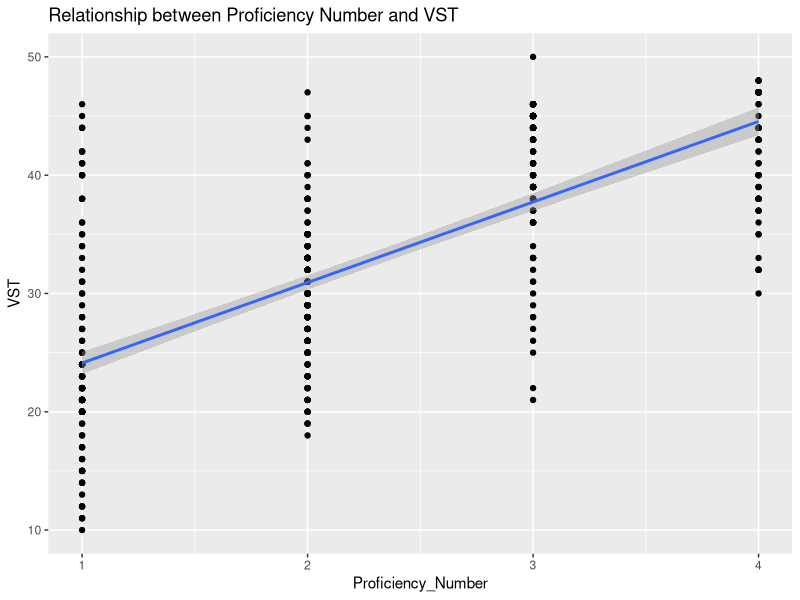
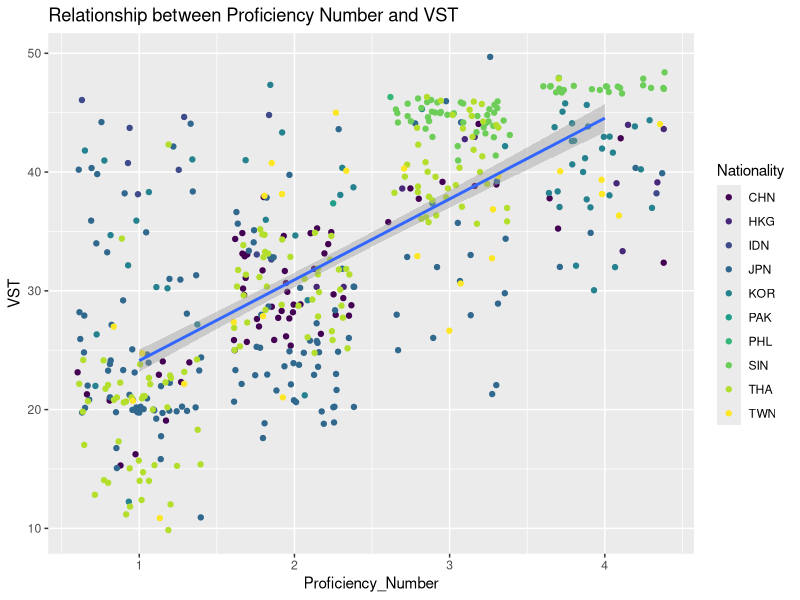
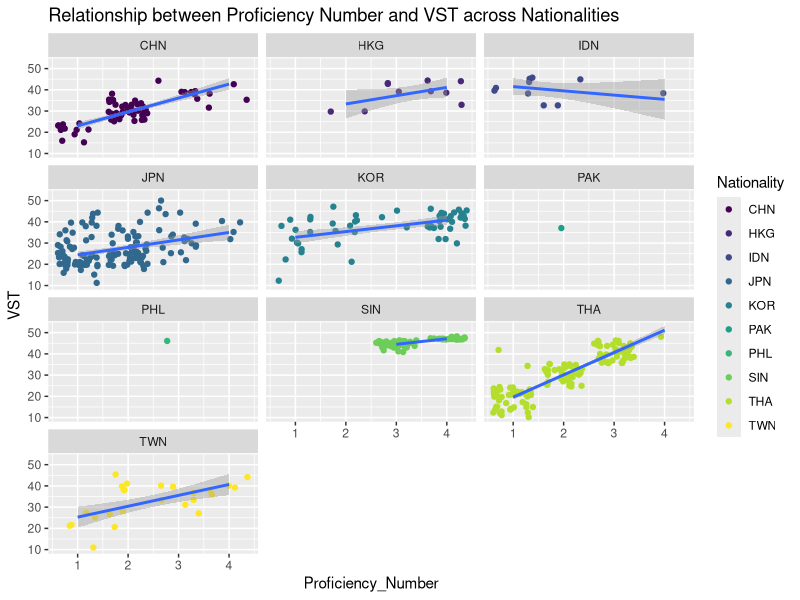
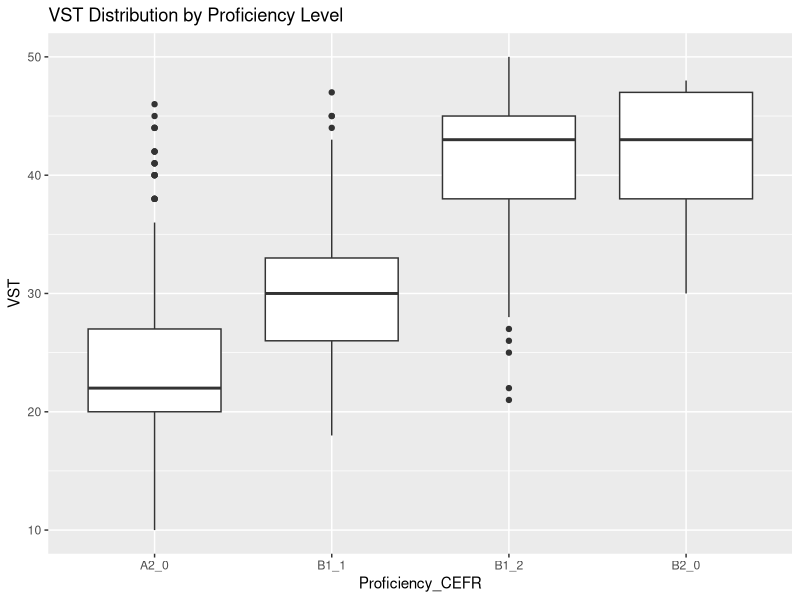
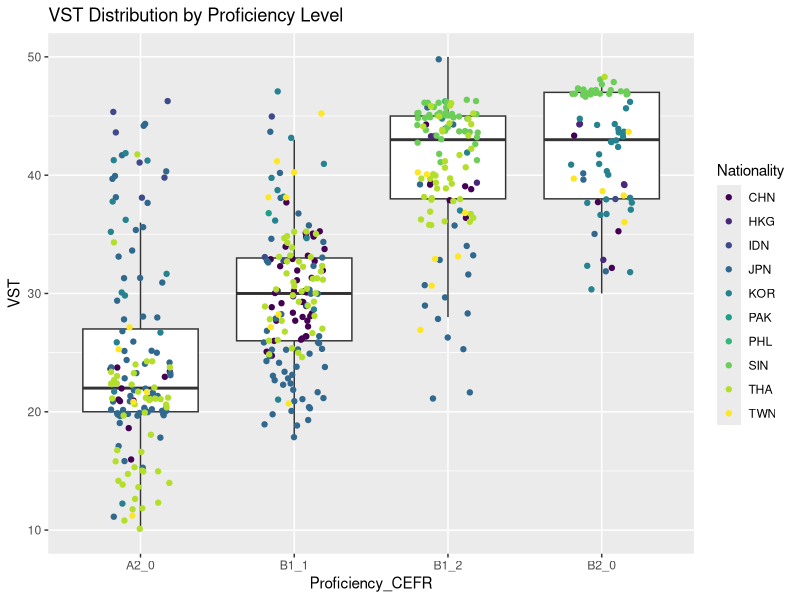
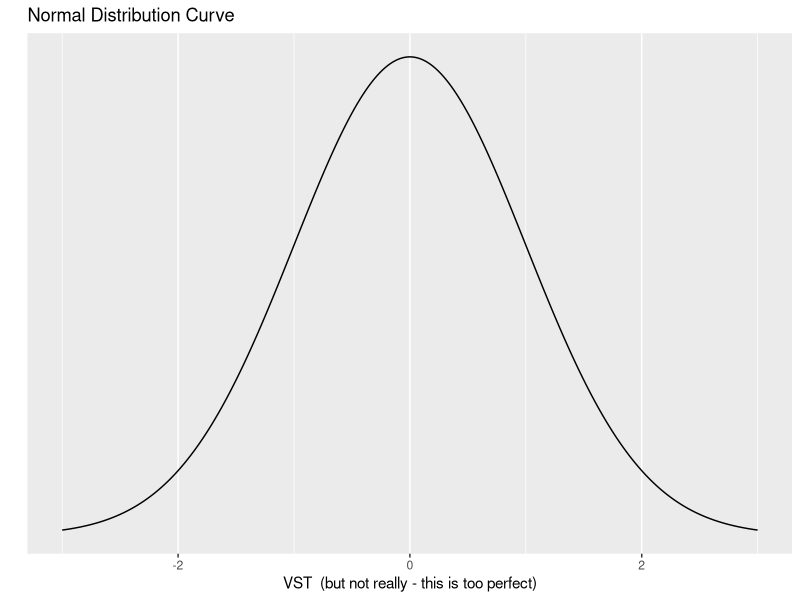
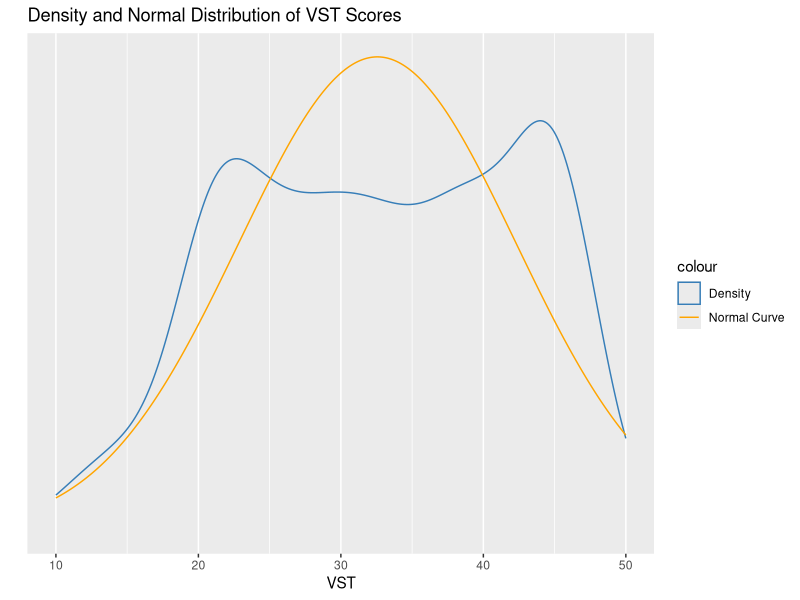
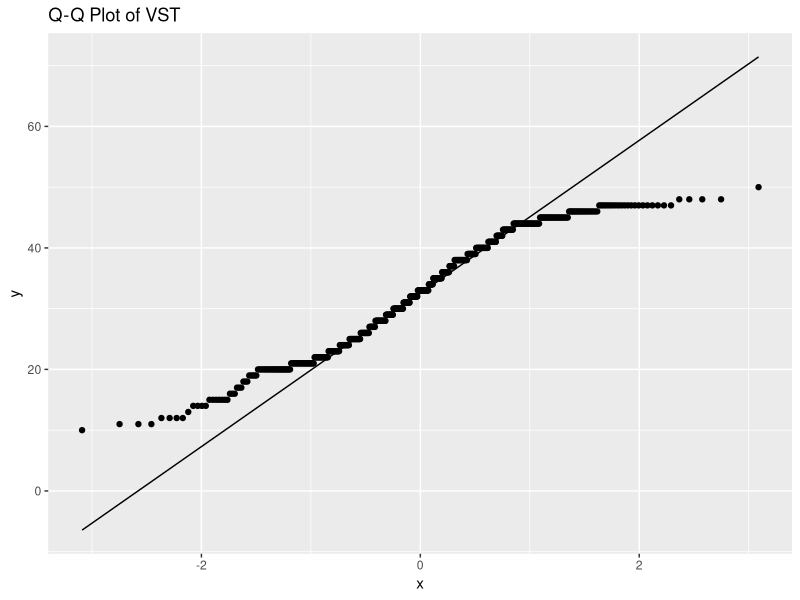

Here is the R script that generated these plots, in order:
## ---- chunk 1
knitr::opts_chunk$set(echo = TRUE)
## ---- chunk 2
fundata <- read.csv("data/ICNALE_500_simple.csv", header = TRUE) #this presumes that the .csv file is in a subfolder entitled "data"
summary(fundata)
## ---- chunk 3
library(ggplot2)
library(viridis) #color-friendly palettes
## ---- chunk 4
g1 <- ggplot(data = fundata) +
  geom_point(mapping = aes(x = Proficiency_Number, y = VST)) +
  geom_smooth(mapping = aes(x = Proficiency_Number, y = VST), method = lm) +
  scale_color_viridis(discrete = TRUE) +
  labs(
    x = "Proficiency_Number",
    y = "VST",
    title = "Relationship between Proficiency Number and VST")

#print(g1)
## ---- chunk 5
ggsave("plot1.png", plot = g1, width = 8, height = 6) # this is for the plot's alt text is correctly displayed in the HTML

cat('<img src="plot1.png" alt="Scatterplot with black dots showing individual scores by proficiency levels and VST scores. A blue line rises from the bottom left to the top right.">')
## ---- chunk 6
g2<- ggplot(data = fundata) + #this line indicates my dataset
  geom_jitter(mapping = aes(x = Proficiency_Number, y = VST, color = Nationality)) + #this line sets the x and y axis
  geom_smooth(mapping = aes(x = Proficiency_Number, y = VST), method = lm) +
  scale_color_viridis(discrete = TRUE) +
  labs(
    x = "Proficiency_Number",
    y = "VST",
    title = "Relationship between Proficiency Number and VST")

#print(g2)
## ---- chunk 7
ggsave("plot2.png", plot = g2, width = 8, height = 6) # for the alt text

cat('<img src="plot2.png" alt="Scatterplot with colored dots showing individual scores from various nationalities, across proficiency levels and VST scores. A blue line rises from the bottom left to the top right.">')
## ---- chunk 8
g3 <- ggplot(data = fundata) + #this line indicates my dataset
  geom_jitter(mapping = aes(x = Proficiency_Number, y = VST, color = Nationality)) + #this line sets the x and y axis
  geom_smooth(mapping = aes(x = Proficiency_Number, y = VST), method = lm) +
  facet_wrap(~ Nationality, ncol = 3) +
  scale_color_viridis(discrete = TRUE) +
  labs(
    x = "Proficiency_Number",
    y = "VST",
    title = "Relationship between Proficiency Number and VST across Nationalities"
  )

#print(g3)
## ---- chunk 9
ggsave("plot3.png", plot = g3, width = 8, height = 6) # this is for the plot's alt text is correctly displayed in the HTML

cat('<img src="plot3.png" alt="Grid of scatterplots showing the relationship between VST scores and proficiency numbers for different nationalities. Each plot represents a nationality with VST and proficiency number. Color-coded points per plot, with blue trend lines varying in slope but all rising from bottom left to top right, reflecting diverse distributions across nationalities.">')
## ---- chunk 10
g4<- ggplot(data = fundata) + 
  geom_boxplot(mapping = aes(x = Proficiency_CEFR, y = VST)) +
  labs(
    x = "Proficiency_CEFR",
    y = "VST",
    title = "VST Distribution by Proficiency Level"
  )

#print(g4)
## ---- chunk 11
ggsave("plot4.png", plot = g4, width = 8, height = 6) # for the alt text

cat('<img src="plot4.png" alt="Boxplots displaying the distribution of VST scores across CEFR proficiency levels A2_0, B1_1, B1_2, and B2_0. Each boxplot represents a different level, showing the median, interquartile range, and outliers.">')
## ---- chunk 12
g5<- ggplot(data = fundata) + 
  geom_boxplot(mapping = aes(x = Proficiency_CEFR, y = VST), outlier.shape = NA) +
  geom_jitter(mapping = aes(x = Proficiency_CEFR, y = VST, color = Nationality), width = 0.2)+
  scale_color_viridis(discrete = TRUE)+
  labs(
    x = "Proficiency_CEFR",
    y = "VST",
    title = "VST Distribution by Proficiency Level")

#print(g5)
## ---- chunk 13
ggsave("plot5.png", plot = g5, width = 8, height = 6) # for the alt text

cat('<img src="plot5.png" alt="Boxplots displaying the distribution of VST scores across CEFR proficiency levels A2_0, B1_1, B1_2, and B2_0, with actual score points jittered around each box to avoid overlapping. Color-coded points by nationality representing different nationalities. The boxplots show the median, interquartile ranges, and the range of the scores without outliers.">')
## ---- chunk 14
samplelist <- c(1,1,2,3,4,4,5,5,6,6,7,7,7)
## ---- chunk 15
mean(samplelist)
## ---- chunk 16
median(samplelist)
## ---- chunk 17
fundata <- read.csv("data/ICNALE_500_simple.csv", header = TRUE) #load data
cat("mean VST score:", mean(fundata$VST),"\n")  #mean VST score 
cat("median VST score:", median(fundata$VST),"\n")  #median VST score
cat("variance in VST score", var(fundata$VST), "\n") #variance in VST scores - by default this is the sample variance
cat("standard deviation of VST scores", sd(fundata$VST), "\n") #standard deviation of VST scores - by default this is the sample standard deviation
## ---- chunk 18
library(ggplot2)

#don't worry too much about this code - take a look at the plot
g6<- ggplot(data = data.frame(x = c(-3, 3)), aes(x)) +
  stat_function(fun = dnorm, n = 500, args = list(mean = 0, sd = 1)) + ylab("") + xlab("VST  (but not really - this is too perfect)") +
  scale_y_continuous(breaks = NULL)+
  labs(
    title = "Normal Distribution Curve"
  )

#print(g6)
## ---- chunk 19
ggsave("plot6.png", plot = g6, width = 8, height = 6) # for the alt text

cat('<img src="plot6.png" alt="Standard normal distribution curve, centered on zero, with data points following the symmetric bell-shaped pattern.">')
## ---- chunk 20
#This code may be useful in the future, but don't worry about it too much right now.
custom_colors <- c("Density" = "#377eb8", "Normal Curve" = "orange") 

g7<- ggplot(fundata, aes(x = VST)) + 
  geom_density(aes(color = "Density")) +  #Assigning a name to the color aesthetic
  # geom_histogram(aes(y = ..density.., fill = "Histogram"), binwidth = 3) +
  stat_function(fun = dnorm, n = 500, args = list(mean = mean(fundata$VST), sd = sd(fundata$VST)), aes(color ="Normal Curve")) +
  ylab("") +
  xlab("VST") +
  scale_y_continuous(breaks = NULL) +
  scale_color_manual(values = custom_colors) +  #scale_color_viridis(discrete = TRUE) is possible, but for better visibility
  labs(
    title = "Density and Normal Distribution of VST Scores"
  )

#print(g7)
## ---- chunk 21
ggsave("plot7.png", plot = g7, width = 8, height = 6) # for the alt text

cat('<img src="plot7.png" alt="Plot showing two curves over a range of VST scores. The first orange curve is the normal distribution based on the mean and standard deviation of the VST scores. The second blue curve represents the density of actual VST scores, showing where scores are most concentrated.">')
## ---- chunk 22
#don't worry too much about this code for now
g8<- ggplot(fundata, (aes(sample=VST))) + #note that the sample is the variable we are examinining
  stat_qq() + #this adds the points
  stat_qq_line() + #this adds the theoretical line
  labs(
    title = "Q-Q Plot of VST")

#print(g8)
## ---- chunk 23
ggsave("plot8.png", plot = g8, width = 8, height = 6) # for the alt text

cat('<img src="plot8.png" alt="Q-Q plot comparing the distribution of VST scores against a theoretical normal distribution. Data points are plotted as black dots. A line represents the expected quantiles if the data were normally distributed.">')
## ---- chunk 24
shapiro.test(fundata$VST)
## ---- chunk 25
#don't worry too much about this code - see the plot
library(dplyr)
library(ggplot2)

distr <- data.frame(x=seq(30, 50, length=300)) %>%
  mutate( density = dnorm(x, mean=40, sd=5))

g9<- ggplot(distr, aes(x=x, y=density)) +
  geom_line() +
  geom_area() +
  theme_bw() +
  labs(
    x = "Score",
    y = "Density",
    title = "Normal Distribution of Scores")

#print(g9)
## ---- chunk 26
ggsave("plot9.png", plot = g9, width = 8, height = 6) # for the alt text

cat('<img src="plot9.png" alt="This is a plot representing the normal distribution of scores. The area under the curve is shaded, indicating the probability density of the scores within the given range.">')
## ---- chunk 27
#don't worry too much about this code - see the plot
distr <- data.frame(x=seq(30, 50, length=300)) %>%
  mutate(density = dnorm(x, mean=40, sd=5),
          group = ifelse(x<=34, 'Worse score than 34','Better score than 34'))

g10<- ggplot(distr, aes(x = x, y = density, fill = group)) +
  geom_line() +
  geom_area(alpha = 0.5) +  # Adjusting transparency for better visualization
  scale_fill_viridis(discrete = TRUE) +  # Applying a color-blind friendly palette
  theme_bw() +
  labs(
    x = "Score",
    y = "Density",
    title = "Probability Distribution of Scores")

#print(g10)
## ---- chunk 28
ggsave("plot10.png", plot = g10, width = 8, height = 6) # for the alt text

cat('<img src="plot10.png" alt="Plot displaying a probability density function of scores with a bell-shaped curve. The plot is filled with two colors: yellow for scores worse than 34 and purple for scores better than 34.">')
## ---- chunk 29
#don't worry too much about this code
pnorm(34, mean = 40, sd = 5)
## ---- chunk 30
set.seed(124) #set random number generator seed
mean(rnorm(10, mean = 40, sd = 5)) #get random sample of 10 data points from a normal distribution with a mean of 40 and an sd of 5; get the mean score
mean(rnorm(10, mean = 40, sd = 5))
mean(rnorm(10, mean = 40, sd = 5))
## ---- chunk 31
set.seed(124) #set random number generator seed
mean(rnorm(100, mean = 40, sd = 5)) #get random sample of 100 data points from a normal distribution with a mean of 40 and an sd of 5; get the mean score
mean(rnorm(100, mean = 40, sd = 5))
mean(rnorm(100, mean = 40, sd = 5))
## ---- chunk 32
set.seed(124) #set random number generator seed
mean(rnorm(1000, mean = 40, sd = 5)) #get random sample of 100 data points from a normal distribution with a mean of 40 and an sd of 5; get the mean score
mean(rnorm(1000, mean = 40, sd = 5))
mean(rnorm(1000, mean = 40, sd = 5))
## ---- chunk 33
#don't worry too much about this code - see the plot
distr1 <- data.frame(x = seq(30, 50, length = 300)) %>%
  mutate(density = dnorm(x, mean = 40, sd = 5))

distr2 <- data.frame(x = seq(35, 55, length = 300)) %>%
  mutate(density = dnorm(x, mean = 45, sd = 5))

# Combine the data frames and add a grouping variable (added for plotting)
combined_distr <- rbind(distr %>% mutate(group = "distr1"),
                        distr2 %>% mutate(group = "distr2"))

# Plot
g11<- ggplot(combined_distr, aes(x = x, y = density, color = group)) +
  geom_line() +
  scale_color_viridis(discrete = TRUE) +
  theme_bw() +
  labs(
    x = "VST",
    y = "Density",
    title = "Comparative Normal Distributions of Two Samples")

#print(g11)
## ---- chunk 34
ggsave("plot11.png", plot = g11, width = 8, height = 6) # for the alt text

cat('<img src="plot11.png" alt="Plot showing two overlapping normal distribution curves. The first purple curve peaks at a mean of 40, and the second yellow curve peaks at a mean of 45 with the same standard deviation. The curves intersect around a score of 42, highlighting the range where the distributions of both classes overlap.">')
